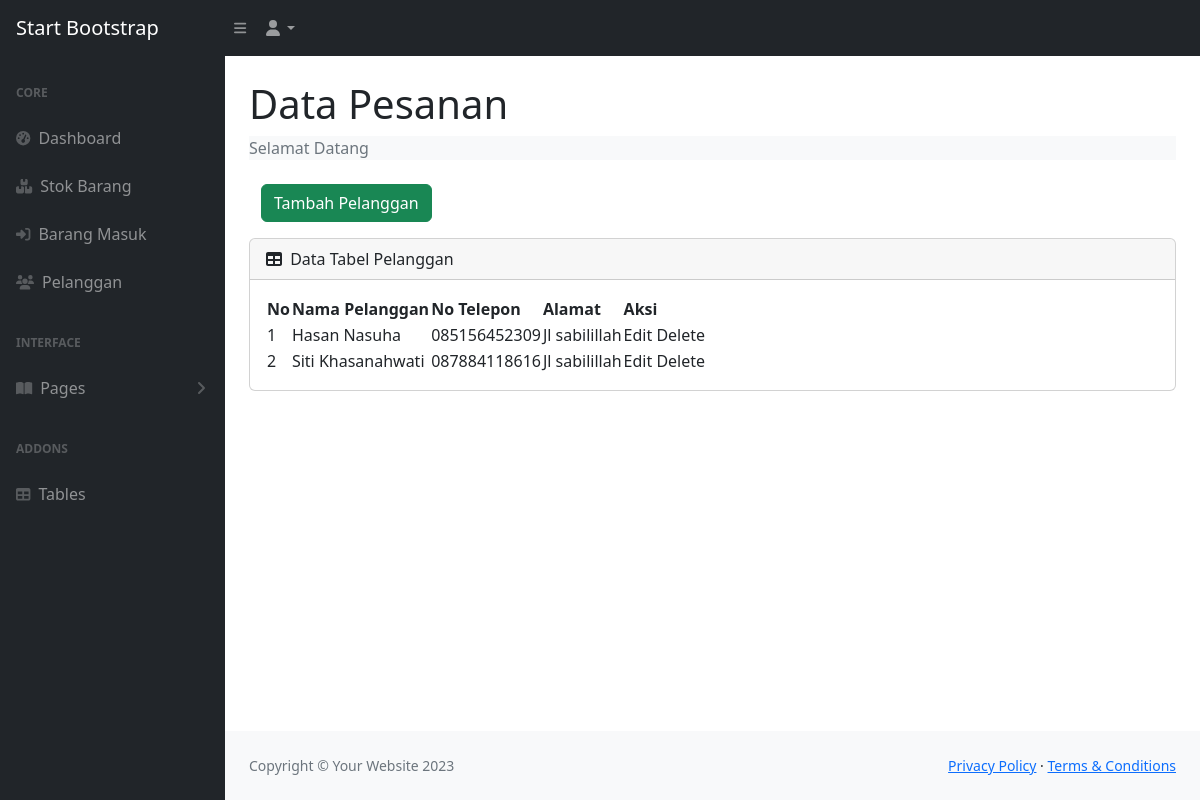
Page /pelanggan.php (signed in) on the committed database.
### tables this page shows
CREATE TABLE `pelanggan` (
  `idpelanggan` int(11) NOT NULL,
  `nama_pelanggan` varchar(50) NOT NULL,
  `no_telp` varchar(20) NOT NULL,
  `alamat` text NOT NULL
);

### pelanggan.php (the view, shortened to what this page needs)
<?php
  require 'logincek.php';
?>
<!DOCTYPE html>
<html lang="en">
  <head>
    <link
      href="https://cdn.jsdelivr.net/npm/simple-datatables@7.1.2/dist/style.min.css"
      rel="stylesheet"
    />
    <link href="css/index.css" rel="stylesheet" />
  </head>
  <body class="sb-nav-fixed">
    <nav class="sb-topnav navbar navbar-expand navbar-dark bg-dark">
      <a class="navbar-brand ps-3" href="index.php">Start Bootstrap</a>
      <button
        class="btn btn-link btn-sm order-1 order-lg-0 me-4 me-lg-0"
        id="sidebarToggle"
        href="#!"
      >
        <i class="fas fa-bars"></i>
      </button>
      <ul class="navbar-nav ms-auto ms-md-0 me-3 me-lg-4">
        <li class="nav-item dropdown">
          <a
            class="nav-link dropdown-toggle"
            id="navbarDropdown"
            href="#"
            role="button"
            data-bs-toggle="dropdown"
            aria-expanded="false"
            ><i class="fas fa-user fa-fw"></i
          ></a>
        </li>
      </ul>
    </nav>
    <div id="layoutSidenav">
      <div id="layoutSidenav_nav">
        <nav class="sb-sidenav accordion sb-sidenav-dark" id="sidenavAccordion">
          <div class="sb-sidenav-menu">
            <div class="nav">
              <div class="sb-sidenav-menu-heading">Core</div>
              <a class="nav-link" href="index.php">
                <div class="sb-nav-link-icon">
                  <i class="fas fa-tachometer-alt"></i>
                </div>
                Dashboard
              </a>
              <a class="nav-link" href="stock.php">
                <div class="sb-nav-link-icon">
                  <i class="fa-solid fa-boxes-stacked"></i>
                </div>
                Stok Barang
              </a>
              <a class="nav-link" href="masuk.php">
                <div class="sb-nav-link-icon">
                  <i class="fa-solid fa-right-to-bracket"></i>
                </div>
                Barang Masuk
              </a>
              <a class="nav-link" href="pelanggan.php">
                <div class="sb-nav-link-icon">
                  <i class="fa-solid fa-users"></i>
                </div>
                Pelanggan
              </a>
              <div class="sb-sidenav-menu-heading">Interface</div>
              <a
                class="nav-link collapsed"
                href="#"
                data-bs-toggle="collapse"
                data-bs-target="#collapsePages"
                aria-expanded="false"
                aria-controls="collapsePages"
              >
                <div class="sb-nav-link-icon">
                  <i class="fas fa-book-open"></i>
                </div>
                Pages
                <div class="sb-sidenav-collapse-arrow">
                  <i class="fas fa-angle-down"></i>
                </div>
              </a>
              <div class="sb-sidenav-menu-heading">Addons</div>
              <a class="nav-link" href="tables.html">
                <div class="sb-nav-link-icon"><i class="fas fa-table"></i></div>
                Tables
              </a>
            </div>
          </div>
        </nav>
      </div>
      <div id="layoutSidenav_content">
        <main>
          <div class="container-fluid px-4">
            <h1 class="mt-4">Data Pesanan</h1>
            <ol class="breadcrumb bg-light  mb-4">
              <li class="breadcrumb-item active">Selamat Datang</li>
            </ol>
            <div class="container mb-3">
                <button type="button" class="btn btn-success " data-bs-toggle="modal" data-bs-target="#exampleModal">
                Tambah Pelanggan
                </button>
            </div>
            <div class="card mb-4">
              <div class="card-header">
                <i class="fas fa-table me-1"></i>
                Data Tabel Pelanggan
              </div>
              <div class="card-body">
                <table id="datatablesSimple">
                  <thead>
                    <tr>
                      <th>No</th>
                      <th>Nama Pelanggan</th>
                      <th>No Telepon</th>
                      <th>Alamat</th>
                      <th>Aksi</th>
                    </tr>
                  </thead>
                  <tbody>
                  <?php
                    $get = mysqli_query($con, 'SELECT * FROM pelanggan');
                    $i = 1;
                    while($p = mysqli_fetch_array($get)){
                    $namapelanggan = $p['nama_pelanggan'];
                    $no_telp = $p['no_telp'];
                    $alamat = $p['alamat'];
                  ?>
                    <tr>
                      <td><?=$i++;?></td>
                      <td><?=$namapelanggan;?></td>
                      <td><?=$no_telp;?></td>
                      <td><?=$alamat;?></td>
                      <td>Edit Delete</td>
                    </tr>
                  <?php
                    };
                  ?>
                </tbody>
                </table>
              </div>
            </div>
          </div>
        </main>
        <footer class="py-4 bg-light mt-auto">
          <div class="container-fluid px-4">
            <div
              class="d-flex align-items-center justify-content-between small"
            >
              <div class="text-muted">Copyright &copy; Your Website 2023</div>
              <div>
                <a href="#">Privacy Policy</a>
                &middot;
                <a href="#">Terms &amp; Conditions</a>
              </div>
            </div>
          </div>
        </footer>
      </div>
    </div>
  </body>
</html>

### rows in the picture
pelanggan: nama_pelanggan "Hasan Nasuha", no_telp "085156452309", alamat "Jl sabilillah"
pelanggan: nama_pelanggan "Siti Khasanahwati", no_telp "087884118616", alamat "Jl sabilillah"
